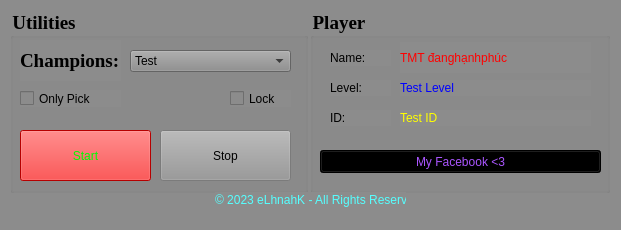
<?xml version="1.0" encoding="UTF-8"?>
<ui version="4.0">
 <class>MainWindow</class>
 <widget class="QMainWindow" name="MainWindow">
  <property name="enabled">
   <bool>true</bool>
  </property>
  <property name="geometry">
   <rect>
    <x>0</x>
    <y>0</y>
    <width>621</width>
    <height>230</height>
   </rect>
  </property>
  <property name="windowTitle">
   <string>LOL Utilities</string>
  </property>
  <property name="windowIcon">
   <iconset>
    <normalon>icon.png</normalon>
   </iconset>
  </property>
  <property name="styleSheet">
   <string notr="true">background-color: rgb(140, 140, 140)</string>
  </property>
  <property name="tabShape">
   <enum>QTabWidget::Triangular</enum>
  </property>
  <property name="dockNestingEnabled">
   <bool>false</bool>
  </property>
  <widget class="QWidget" name="centralwidget">
   <widget class="QGroupBox" name="groupBox">
    <property name="geometry">
     <rect>
      <x>310</x>
      <y>10</y>
      <width>300</width>
      <height>183</height>
     </rect>
    </property>
    <property name="font">
     <font>
      <family>Times New Roman</family>
      <pointsize>14</pointsize>
      <weight>75</weight>
      <italic>false</italic>
      <bold>true</bold>
     </font>
    </property>
    <property name="styleSheet">
     <string notr="true">font: 75 bold 14pt &quot;Times New Roman&quot;;</string>
    </property>
    <property name="title">
     <string>Player</string>
    </property>
    <widget class="QLabel" name="label_2">
     <property name="geometry">
      <rect>
       <x>20</x>
       <y>40</y>
       <width>61</width>
       <height>16</height>
      </rect>
     </property>
     <property name="styleSheet">
      <string notr="true">font: 75 bold 14pt &quot;Times New Roman&quot;;</string>
     </property>
     <property name="text">
      <string>Name:</string>
     </property>
    </widget>
    <widget class="QLabel" name="label_3">
     <property name="geometry">
      <rect>
       <x>20</x>
       <y>70</y>
       <width>61</width>
       <height>16</height>
      </rect>
     </property>
     <property name="styleSheet">
      <string notr="true">font: 75 bold 14pt &quot;Times New Roman&quot;;</string>
     </property>
     <property name="text">
      <string>Level:</string>
     </property>
    </widget>
    <widget class="QLabel" name="label_4">
     <property name="geometry">
      <rect>
       <x>20</x>
       <y>100</y>
       <width>61</width>
       <height>16</height>
      </rect>
     </property>
     <property name="styleSheet">
      <string notr="true">font: 75 bold 14pt &quot;Times New Roman&quot;;</string>
     </property>
     <property name="text">
      <string>ID:</string>
     </property>
    </widget>
    <widget class="QPushButton" name="btnMyFacebook">
     <property name="geometry">
      <rect>
       <x>10</x>
       <y>140</y>
       <width>281</width>
       <height>23</height>
      </rect>
     </property>
     <property name="styleSheet">
      <string notr="true">color: rgb(170, 85, 255);
background :rgb(0, 0, 0)</string>
     </property>
     <property name="text">
      <string>My Facebook &lt;3</string>
     </property>
    </widget>
    <widget class="QLabel" name="label_6">
     <property name="geometry">
      <rect>
       <x>90</x>
       <y>32</y>
       <width>191</width>
       <height>31</height>
      </rect>
     </property>
     <property name="styleSheet">
      <string notr="true">font: 75 bold 14pt &quot;Times New Roman&quot;;
color: rgb(255, 0, 0);</string>
     </property>
     <property name="text">
      <string>TMT đanghạnhphúc</string>
     </property>
    </widget>
    <widget class="QLabel" name="label_7">
     <property name="geometry">
      <rect>
       <x>90</x>
       <y>70</y>
       <width>191</width>
       <height>16</height>
      </rect>
     </property>
     <property name="styleSheet">
      <string notr="true">font: 75 bold 14pt &quot;Times New Roman&quot;;
color: rgb(0, 0, 255)</string>
     </property>
     <property name="text">
      <string>Test Level</string>
     </property>
    </widget>
    <widget class="QLabel" name="label_8">
     <property name="geometry">
      <rect>
       <x>90</x>
       <y>100</y>
       <width>191</width>
       <height>16</height>
      </rect>
     </property>
     <property name="styleSheet">
      <string notr="true">font: 75 bold 14pt &quot;Times New Roman&quot;;
color: rgb(255, 255, 0)</string>
     </property>
     <property name="text">
      <string>Test ID</string>
     </property>
    </widget>
   </widget>
   <widget class="QGroupBox" name="groupBox_2">
    <property name="geometry">
     <rect>
      <x>10</x>
      <y>10</y>
      <width>298</width>
      <height>183</height>
     </rect>
    </property>
    <property name="font">
     <font>
      <family>Times New Roman</family>
      <pointsize>14</pointsize>
      <weight>75</weight>
      <italic>false</italic>
      <bold>true</bold>
     </font>
    </property>
    <property name="styleSheet">
     <string notr="true">font: 75 bold 14pt &quot;Times New Roman&quot;;</string>
    </property>
    <property name="title">
     <string>Utilities</string>
    </property>
    <widget class="QComboBox" name="cbChampions">
     <property name="geometry">
      <rect>
       <x>120</x>
       <y>40</y>
       <width>161</width>
       <height>22</height>
      </rect>
     </property>
     <property name="styleSheet">
      <string notr="true">font: 75 bold 14pt &quot;Times New Roman&quot;;</string>
     </property>
     <item>
      <property name="text">
       <string>Test</string>
      </property>
     </item>
    </widget>
    <widget class="QLabel" name="label">
     <property name="geometry">
      <rect>
       <x>10</x>
       <y>30</y>
       <width>101</width>
       <height>41</height>
      </rect>
     </property>
     <property name="font">
      <font>
       <family>Times New Roman</family>
       <pointsize>14</pointsize>
       <weight>75</weight>
       <italic>false</italic>
       <bold>true</bold>
      </font>
     </property>
     <property name="styleSheet">
      <string notr="true">font: 75 bold 14pt &quot;Times New Roman&quot;;</string>
     </property>
     <property name="text">
      <string>Champions:</string>
     </property>
    </widget>
    <widget class="QCheckBox" name="cbOnlyPick">
     <property name="geometry">
      <rect>
       <x>10</x>
       <y>80</y>
       <width>101</width>
       <height>17</height>
      </rect>
     </property>
     <property name="styleSheet">
      <string notr="true">font: 75 bold 14pt &quot;Times New Roman&quot;;</string>
     </property>
     <property name="text">
      <string>Only Pick</string>
     </property>
    </widget>
    <widget class="QCheckBox" name="cbLock">
     <property name="geometry">
      <rect>
       <x>220</x>
       <y>80</y>
       <width>61</width>
       <height>17</height>
      </rect>
     </property>
     <property name="styleSheet">
      <string notr="true">font: 75 bold 14pt &quot;Times New Roman&quot;;</string>
     </property>
     <property name="text">
      <string>Lock</string>
     </property>
    </widget>
    <widget class="QPushButton" name="btnStart">
     <property name="geometry">
      <rect>
       <x>10</x>
       <y>120</y>
       <width>131</width>
       <height>51</height>
      </rect>
     </property>
     <property name="styleSheet">
      <string notr="true">font: 75 bold 14pt &quot;Times New Roman&quot;;
color: rgb(0, 255, 0);
background-color: rgb(255, 0, 0)</string>
     </property>
     <property name="text">
      <string>Start</string>
     </property>
    </widget>
    <widget class="QPushButton" name="btnStop">
     <property name="enabled">
      <bool>false</bool>
     </property>
     <property name="geometry">
      <rect>
       <x>150</x>
       <y>120</y>
       <width>131</width>
       <height>51</height>
      </rect>
     </property>
     <property name="styleSheet">
      <string notr="true">font: 75 bold 14pt &quot;Times New Roman&quot;;
color: rgb(0, 0, 0);
background-color:rgb(150, 150, 150)</string>
     </property>
     <property name="text">
      <string>Stop</string>
     </property>
    </widget>
   </widget>
   <widget class="QLabel" name="label_5">
    <property name="geometry">
     <rect>
      <x>215</x>
      <y>192</y>
      <width>191</width>
      <height>16</height>
     </rect>
    </property>
    <property name="styleSheet">
     <string notr="true">
color: rgb(85, 255, 255);
backgroud color: rgb(255, 255, 255)</string>
    </property>
    <property name="text">
     <string>© 2023 eLhnahK - All Rights Reserved.</string>
    </property>
   </widget>
  </widget>
  <widget class="QStatusBar" name="statusbar"/>
 </widget>
 <resources>
  <include location="test.qrc"/>
 </resources>
 <connections/>
</ui>
